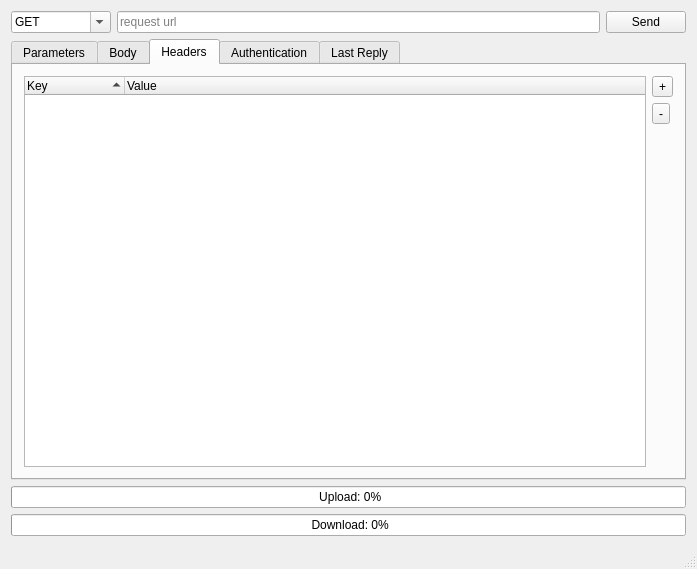
<?xml version="1.0" encoding="UTF-8"?>
<ui version="4.0">
 <class>MainWindow</class>
 <widget class="QMainWindow" name="MainWindow">
  <property name="geometry">
   <rect>
    <x>0</x>
    <y>0</y>
    <width>697</width>
    <height>569</height>
   </rect>
  </property>
  <property name="windowTitle">
   <string>MainWindow</string>
  </property>
  <widget class="QWidget" name="centralWidget">
   <layout class="QVBoxLayout" name="verticalLayout_3">
    <item>
     <layout class="QVBoxLayout" name="verticalLayout">
      <item>
       <layout class="QHBoxLayout" name="horizontalLayout">
        <item>
         <widget class="QComboBox" name="verbComboBox">
          <property name="minimumSize">
           <size>
            <width>100</width>
            <height>0</height>
           </size>
          </property>
          <property name="editable">
           <bool>true</bool>
          </property>
          <item>
           <property name="text">
            <string>GET</string>
           </property>
          </item>
          <item>
           <property name="text">
            <string>PUT</string>
           </property>
          </item>
          <item>
           <property name="text">
            <string>POST</string>
           </property>
          </item>
          <item>
           <property name="text">
            <string>DELETE</string>
           </property>
          </item>
          <item>
           <property name="text">
            <string>PATCH</string>
           </property>
          </item>
         </widget>
        </item>
        <item>
         <widget class="QLineEdit" name="urlLineEdit">
          <property name="placeholderText">
           <string>request url</string>
          </property>
          <property name="clearButtonEnabled">
           <bool>true</bool>
          </property>
         </widget>
        </item>
        <item>
         <widget class="QPushButton" name="pushButton">
          <property name="text">
           <string>Send</string>
          </property>
         </widget>
        </item>
       </layout>
      </item>
      <item>
       <widget class="QTabWidget" name="tabWidget">
        <property name="currentIndex">
         <number>2</number>
        </property>
        <property name="movable">
         <bool>true</bool>
        </property>
        <widget class="QWidget" name="parametersTab">
         <attribute name="title">
          <string>Parameters</string>
         </attribute>
         <layout class="QHBoxLayout" name="horizontalLayout_3">
          <item>
           <widget class="QTreeWidget" name="paramTreeWidget">
            <property name="editTriggers">
             <set>QAbstractItemView::AllEditTriggers</set>
            </property>
            <property name="tabKeyNavigation">
             <bool>true</bool>
            </property>
            <property name="alternatingRowColors">
             <bool>true</bool>
            </property>
            <property name="rootIsDecorated">
             <bool>false</bool>
            </property>
            <property name="itemsExpandable">
             <bool>false</bool>
            </property>
            <property name="sortingEnabled">
             <bool>true</bool>
            </property>
            <property name="animated">
             <bool>true</bool>
            </property>
            <property name="expandsOnDoubleClick">
             <bool>false</bool>
            </property>
            <column>
             <property name="text">
              <string>Key</string>
             </property>
            </column>
            <column>
             <property name="text">
              <string>Value</string>
             </property>
            </column>
           </widget>
          </item>
          <item>
           <layout class="QVBoxLayout" name="verticalLayout_2">
            <item>
             <widget class="QToolButton" name="addParamButton">
              <property name="text">
               <string>+</string>
              </property>
             </widget>
            </item>
            <item>
             <widget class="QToolButton" name="removeParamButton">
              <property name="text">
               <string>-</string>
              </property>
             </widget>
            </item>
            <item>
             <spacer name="verticalSpacer">
              <property name="orientation">
               <enum>Qt::Vertical</enum>
              </property>
              <property name="sizeHint" stdset="0">
               <size>
                <width>20</width>
                <height>40</height>
               </size>
              </property>
             </spacer>
            </item>
           </layout>
          </item>
         </layout>
        </widget>
        <widget class="QWidget" name="bodyTab">
         <attribute name="title">
          <string>Body</string>
         </attribute>
         <layout class="QVBoxLayout" name="verticalLayout_4">
          <item>
           <widget class="QPlainTextEdit" name="bodyJsonEdit">
            <property name="font">
             <font>
              <family>Courier New</family>
             </font>
            </property>
            <property name="documentTitle">
             <string>Body</string>
            </property>
            <property name="textInteractionFlags">
             <set>Qt::LinksAccessibleByKeyboard|Qt::LinksAccessibleByMouse|Qt::TextBrowserInteraction|Qt::TextEditable|Qt::TextEditorInteraction|Qt::TextSelectableByKeyboard|Qt::TextSelectableByMouse</set>
            </property>
            <property name="placeholderText">
             <string>Enter your JSON body here...</string>
            </property>
           </widget>
          </item>
         </layout>
        </widget>
        <widget class="QWidget" name="headersTab">
         <attribute name="title">
          <string>Headers</string>
         </attribute>
         <layout class="QHBoxLayout" name="horizontalLayout_2">
          <item>
           <widget class="QTreeWidget" name="headersTreeWidget">
            <property name="editTriggers">
             <set>QAbstractItemView::AllEditTriggers</set>
            </property>
            <property name="alternatingRowColors">
             <bool>true</bool>
            </property>
            <property name="rootIsDecorated">
             <bool>false</bool>
            </property>
            <property name="itemsExpandable">
             <bool>false</bool>
            </property>
            <property name="sortingEnabled">
             <bool>true</bool>
            </property>
            <property name="animated">
             <bool>true</bool>
            </property>
            <property name="expandsOnDoubleClick">
             <bool>false</bool>
            </property>
            <column>
             <property name="text">
              <string>Key</string>
             </property>
            </column>
            <column>
             <property name="text">
              <string>Value</string>
             </property>
            </column>
           </widget>
          </item>
          <item>
           <layout class="QVBoxLayout" name="verticalLayout_5">
            <item>
             <widget class="QToolButton" name="addHeaderButton">
              <property name="text">
               <string>+</string>
              </property>
             </widget>
            </item>
            <item>
             <widget class="QToolButton" name="removeHeaderButton">
              <property name="text">
               <string>-</string>
              </property>
             </widget>
            </item>
            <item>
             <spacer name="verticalSpacer_2">
              <property name="orientation">
               <enum>Qt::Vertical</enum>
              </property>
              <property name="sizeHint" stdset="0">
               <size>
                <width>20</width>
                <height>40</height>
               </size>
              </property>
             </spacer>
            </item>
           </layout>
          </item>
         </layout>
        </widget>
        <widget class="QWidget" name="authTab">
         <attribute name="title">
          <string>Authentication</string>
         </attribute>
         <layout class="QFormLayout" name="formLayout">
          <item row="0" column="0">
           <widget class="QLabel" name="usernameLabel">
            <property name="text">
             <string>&amp;Username:</string>
            </property>
            <property name="buddy">
             <cstring>usernameLineEdit</cstring>
            </property>
           </widget>
          </item>
          <item row="0" column="1">
           <widget class="QLineEdit" name="usernameLineEdit"/>
          </item>
          <item row="1" column="0">
           <widget class="QLabel" name="passwordLabel">
            <property name="text">
             <string>&amp;Password:</string>
            </property>
            <property name="buddy">
             <cstring>passwordLineEdit</cstring>
            </property>
           </widget>
          </item>
          <item row="1" column="1">
           <widget class="QLineEdit" name="passwordLineEdit">
            <property name="echoMode">
             <enum>QLineEdit::Password</enum>
            </property>
           </widget>
          </item>
         </layout>
        </widget>
        <widget class="QWidget" name="replyTab">
         <attribute name="title">
          <string>Last Reply</string>
         </attribute>
         <layout class="QVBoxLayout" name="verticalLayout_6">
          <item>
           <layout class="QFormLayout" name="formLayout_2">
            <item row="1" column="0">
             <widget class="QLabel" name="codeLabel">
              <property name="text">
               <string>Status-Code:</string>
              </property>
             </widget>
            </item>
            <item row="1" column="1">
             <widget class="QLineEdit" name="codeLineEdit">
              <property name="readOnly">
               <bool>true</bool>
              </property>
              <property name="placeholderText">
               <string>200</string>
              </property>
             </widget>
            </item>
            <item row="2" column="0">
             <widget class="QLabel" name="networkErrorLabel">
              <property name="text">
               <string>Network Error:</string>
              </property>
             </widget>
            </item>
            <item row="2" column="1">
             <widget class="QLineEdit" name="networkErrorLineEdit">
              <property name="readOnly">
               <bool>true</bool>
              </property>
              <property name="placeholderText">
               <string>No network error occured</string>
              </property>
             </widget>
            </item>
            <item row="0" column="0">
             <widget class="QLabel" name="requestUrlLabel">
              <property name="text">
               <string>Request-Url:</string>
              </property>
             </widget>
            </item>
            <item row="0" column="1">
             <widget class="QLineEdit" name="requestUrlLineEdit">
              <property name="readOnly">
               <bool>true</bool>
              </property>
             </widget>
            </item>
           </layout>
          </item>
          <item>
           <widget class="QPlainTextEdit" name="replyJsonEdit">
            <property name="font">
             <font>
              <family>Courier New</family>
             </font>
            </property>
            <property name="documentTitle">
             <string>Body</string>
            </property>
            <property name="readOnly">
             <bool>true</bool>
            </property>
            <property name="textInteractionFlags">
             <set>Qt::LinksAccessibleByKeyboard|Qt::LinksAccessibleByMouse|Qt::TextBrowserInteraction|Qt::TextSelectableByKeyboard|Qt::TextSelectableByMouse</set>
            </property>
            <property name="placeholderText">
             <string>Press &quot;send&quot; to get a reply...</string>
            </property>
           </widget>
          </item>
         </layout>
        </widget>
       </widget>
      </item>
     </layout>
    </item>
    <item>
     <widget class="QProgressBar" name="uploadBar">
      <property name="value">
       <number>0</number>
      </property>
      <property name="format">
       <string> Upload: %p%</string>
      </property>
     </widget>
    </item>
    <item>
     <widget class="QProgressBar" name="downloadBar">
      <property name="value">
       <number>0</number>
      </property>
      <property name="format">
       <string> Download: %p%</string>
      </property>
     </widget>
    </item>
   </layout>
  </widget>
  <widget class="QMenuBar" name="menuBar">
   <property name="geometry">
    <rect>
     <x>0</x>
     <y>0</y>
     <width>697</width>
     <height>20</height>
    </rect>
   </property>
  </widget>
  <widget class="QStatusBar" name="statusBar"/>
 </widget>
 <layoutdefault spacing="6" margin="11"/>
 <resources/>
 <connections/>
</ui>
